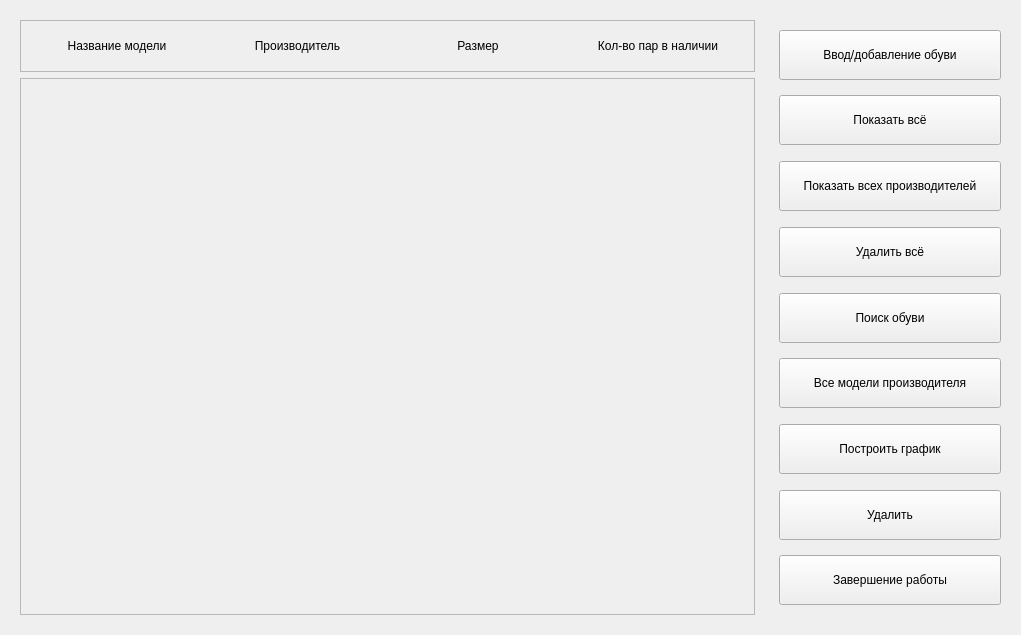
<?xml version="1.0" encoding="UTF-8"?>
<ui version="4.0">
 <class>Widget</class>
 <widget class="QWidget" name="Widget">
  <property name="geometry">
   <rect>
    <x>0</x>
    <y>0</y>
    <width>1021</width>
    <height>635</height>
   </rect>
  </property>
  <property name="windowTitle">
   <string>Widget</string>
  </property>
  <layout class="QHBoxLayout" name="horizontalLayout">
   <item>
    <widget class="QFrame" name="frame_6">
     <property name="frameShape">
      <enum>QFrame::NoFrame</enum>
     </property>
     <property name="frameShadow">
      <enum>QFrame::Raised</enum>
     </property>
     <layout class="QVBoxLayout" name="verticalLayout_3">
      <item>
       <widget class="QFrame" name="frame_7">
        <property name="frameShape">
         <enum>QFrame::StyledPanel</enum>
        </property>
        <property name="frameShadow">
         <enum>QFrame::Raised</enum>
        </property>
        <layout class="QVBoxLayout" name="verticalLayout">
         <item>
          <layout class="QHBoxLayout" name="horizontalLayout_8">
           <property name="spacing">
            <number>6</number>
           </property>
           <property name="sizeConstraint">
            <enum>QLayout::SetDefaultConstraint</enum>
           </property>
           <item>
            <widget class="QFrame" name="frame_2">
             <property name="maximumSize">
              <size>
               <width>16777215</width>
               <height>50</height>
              </size>
             </property>
             <property name="frameShape">
              <enum>QFrame::NoFrame</enum>
             </property>
             <property name="frameShadow">
              <enum>QFrame::Raised</enum>
             </property>
             <layout class="QHBoxLayout" name="horizontalLayout_4">
              <item>
               <widget class="QLabel" name="label">
                <property name="layoutDirection">
                 <enum>Qt::LeftToRight</enum>
                </property>
                <property name="text">
                 <string>Название модели</string>
                </property>
                <property name="alignment">
                 <set>Qt::AlignCenter</set>
                </property>
               </widget>
              </item>
             </layout>
            </widget>
           </item>
           <item>
            <widget class="QFrame" name="frame_4">
             <property name="maximumSize">
              <size>
               <width>16777215</width>
               <height>50</height>
              </size>
             </property>
             <property name="frameShape">
              <enum>QFrame::NoFrame</enum>
             </property>
             <property name="frameShadow">
              <enum>QFrame::Raised</enum>
             </property>
             <layout class="QHBoxLayout" name="horizontalLayout_6">
              <item>
               <widget class="QLabel" name="label_3">
                <property name="layoutDirection">
                 <enum>Qt::LeftToRight</enum>
                </property>
                <property name="text">
                 <string>Производитель</string>
                </property>
                <property name="alignment">
                 <set>Qt::AlignCenter</set>
                </property>
               </widget>
              </item>
             </layout>
            </widget>
           </item>
           <item>
            <widget class="QFrame" name="frame_3">
             <property name="maximumSize">
              <size>
               <width>16777215</width>
               <height>50</height>
              </size>
             </property>
             <property name="frameShape">
              <enum>QFrame::NoFrame</enum>
             </property>
             <property name="frameShadow">
              <enum>QFrame::Raised</enum>
             </property>
             <layout class="QHBoxLayout" name="horizontalLayout_5">
              <item>
               <widget class="QLabel" name="label_2">
                <property name="layoutDirection">
                 <enum>Qt::LeftToRight</enum>
                </property>
                <property name="text">
                 <string>Размер</string>
                </property>
                <property name="alignment">
                 <set>Qt::AlignCenter</set>
                </property>
               </widget>
              </item>
             </layout>
            </widget>
           </item>
           <item>
            <widget class="QFrame" name="frame_5">
             <property name="maximumSize">
              <size>
               <width>16777215</width>
               <height>50</height>
              </size>
             </property>
             <property name="frameShape">
              <enum>QFrame::NoFrame</enum>
             </property>
             <property name="frameShadow">
              <enum>QFrame::Raised</enum>
             </property>
             <layout class="QHBoxLayout" name="horizontalLayout_7">
              <item>
               <widget class="QLabel" name="label_5">
                <property name="layoutDirection">
                 <enum>Qt::LeftToRight</enum>
                </property>
                <property name="text">
                 <string>Кол-во пар в наличии</string>
                </property>
                <property name="alignment">
                 <set>Qt::AlignCenter</set>
                </property>
               </widget>
              </item>
             </layout>
            </widget>
           </item>
          </layout>
         </item>
        </layout>
       </widget>
      </item>
      <item>
       <widget class="QScrollArea" name="scrollArea">
        <property name="verticalScrollBarPolicy">
         <enum>Qt::ScrollBarAsNeeded</enum>
        </property>
        <property name="widgetResizable">
         <bool>true</bool>
        </property>
        <widget class="QWidget" name="scrollAreaWidgetContents_2">
         <property name="geometry">
          <rect>
           <x>0</x>
           <y>0</y>
           <width>737</width>
           <height>18</height>
          </rect>
         </property>
         <property name="sizePolicy">
          <sizepolicy hsizetype="Preferred" vsizetype="Maximum">
           <horstretch>0</horstretch>
           <verstretch>0</verstretch>
          </sizepolicy>
         </property>
         <layout class="QVBoxLayout" name="verticalLayout_4"/>
        </widget>
       </widget>
      </item>
     </layout>
    </widget>
   </item>
   <item>
    <widget class="QFrame" name="frame">
     <property name="minimumSize">
      <size>
       <width>240</width>
       <height>0</height>
      </size>
     </property>
     <property name="maximumSize">
      <size>
       <width>230</width>
       <height>16777215</height>
      </size>
     </property>
     <property name="frameShape">
      <enum>QFrame::NoFrame</enum>
     </property>
     <property name="frameShadow">
      <enum>QFrame::Raised</enum>
     </property>
     <layout class="QHBoxLayout" name="horizontalLayout_2">
      <item>
       <layout class="QVBoxLayout" name="verticalLayout_2">
        <property name="sizeConstraint">
         <enum>QLayout::SetDefaultConstraint</enum>
        </property>
        <item>
         <spacer name="verticalSpacer_2">
          <property name="orientation">
           <enum>Qt::Vertical</enum>
          </property>
          <property name="sizeHint" stdset="0">
           <size>
            <width>20</width>
            <height>40</height>
           </size>
          </property>
         </spacer>
        </item>
        <item>
         <widget class="QPushButton" name="pushButton">
          <property name="sizePolicy">
           <sizepolicy hsizetype="Expanding" vsizetype="Expanding">
            <horstretch>0</horstretch>
            <verstretch>0</verstretch>
           </sizepolicy>
          </property>
          <property name="minimumSize">
           <size>
            <width>200</width>
            <height>50</height>
           </size>
          </property>
          <property name="maximumSize">
           <size>
            <width>16777215</width>
            <height>50</height>
           </size>
          </property>
          <property name="cursor">
           <cursorShape>ArrowCursor</cursorShape>
          </property>
          <property name="text">
           <string>Ввод/добавление обуви</string>
          </property>
          <property name="autoDefault">
           <bool>true</bool>
          </property>
         </widget>
        </item>
        <item>
         <spacer name="verticalSpacer_4">
          <property name="orientation">
           <enum>Qt::Vertical</enum>
          </property>
          <property name="sizeHint" stdset="0">
           <size>
            <width>20</width>
            <height>40</height>
           </size>
          </property>
         </spacer>
        </item>
        <item>
         <widget class="QPushButton" name="pushButton_8">
          <property name="sizePolicy">
           <sizepolicy hsizetype="Minimum" vsizetype="Expanding">
            <horstretch>0</horstretch>
            <verstretch>0</verstretch>
           </sizepolicy>
          </property>
          <property name="minimumSize">
           <size>
            <width>200</width>
            <height>50</height>
           </size>
          </property>
          <property name="text">
           <string>Показать всё</string>
          </property>
          <property name="autoDefault">
           <bool>true</bool>
          </property>
         </widget>
        </item>
        <item>
         <spacer name="verticalSpacer_10">
          <property name="orientation">
           <enum>Qt::Vertical</enum>
          </property>
          <property name="sizeHint" stdset="0">
           <size>
            <width>20</width>
            <height>40</height>
           </size>
          </property>
         </spacer>
        </item>
        <item>
         <widget class="QPushButton" name="pushButton_4">
          <property name="sizePolicy">
           <sizepolicy hsizetype="Minimum" vsizetype="Expanding">
            <horstretch>0</horstretch>
            <verstretch>0</verstretch>
           </sizepolicy>
          </property>
          <property name="minimumSize">
           <size>
            <width>200</width>
            <height>50</height>
           </size>
          </property>
          <property name="maximumSize">
           <size>
            <width>16777215</width>
            <height>50</height>
           </size>
          </property>
          <property name="text">
           <string>Показать всех производителей</string>
          </property>
          <property name="autoDefault">
           <bool>true</bool>
          </property>
         </widget>
        </item>
        <item>
         <spacer name="verticalSpacer_5">
          <property name="orientation">
           <enum>Qt::Vertical</enum>
          </property>
          <property name="sizeHint" stdset="0">
           <size>
            <width>20</width>
            <height>40</height>
           </size>
          </property>
         </spacer>
        </item>
        <item>
         <widget class="QPushButton" name="pushButton_5">
          <property name="sizePolicy">
           <sizepolicy hsizetype="Minimum" vsizetype="Expanding">
            <horstretch>0</horstretch>
            <verstretch>0</verstretch>
           </sizepolicy>
          </property>
          <property name="minimumSize">
           <size>
            <width>200</width>
            <height>50</height>
           </size>
          </property>
          <property name="maximumSize">
           <size>
            <width>16777215</width>
            <height>50</height>
           </size>
          </property>
          <property name="text">
           <string>Удалить всё</string>
          </property>
          <property name="autoDefault">
           <bool>true</bool>
          </property>
         </widget>
        </item>
        <item>
         <spacer name="verticalSpacer_7">
          <property name="orientation">
           <enum>Qt::Vertical</enum>
          </property>
          <property name="sizeHint" stdset="0">
           <size>
            <width>20</width>
            <height>40</height>
           </size>
          </property>
         </spacer>
        </item>
        <item>
         <widget class="QPushButton" name="pushButton_2">
          <property name="sizePolicy">
           <sizepolicy hsizetype="Minimum" vsizetype="Expanding">
            <horstretch>0</horstretch>
            <verstretch>0</verstretch>
           </sizepolicy>
          </property>
          <property name="minimumSize">
           <size>
            <width>200</width>
            <height>50</height>
           </size>
          </property>
          <property name="maximumSize">
           <size>
            <width>16777215</width>
            <height>50</height>
           </size>
          </property>
          <property name="text">
           <string>Поиск обуви</string>
          </property>
          <property name="autoDefault">
           <bool>true</bool>
          </property>
         </widget>
        </item>
        <item>
         <spacer name="verticalSpacer_9">
          <property name="orientation">
           <enum>Qt::Vertical</enum>
          </property>
          <property name="sizeHint" stdset="0">
           <size>
            <width>20</width>
            <height>40</height>
           </size>
          </property>
         </spacer>
        </item>
        <item>
         <widget class="QPushButton" name="pushButton_7">
          <property name="sizePolicy">
           <sizepolicy hsizetype="Minimum" vsizetype="Expanding">
            <horstretch>0</horstretch>
            <verstretch>0</verstretch>
           </sizepolicy>
          </property>
          <property name="minimumSize">
           <size>
            <width>200</width>
            <height>50</height>
           </size>
          </property>
          <property name="text">
           <string>Все модели производителя</string>
          </property>
          <property name="autoDefault">
           <bool>true</bool>
          </property>
         </widget>
        </item>
        <item>
         <spacer name="verticalSpacer_3">
          <property name="orientation">
           <enum>Qt::Vertical</enum>
          </property>
          <property name="sizeHint" stdset="0">
           <size>
            <width>20</width>
            <height>40</height>
           </size>
          </property>
         </spacer>
        </item>
        <item>
         <widget class="QPushButton" name="pushButton_6">
          <property name="sizePolicy">
           <sizepolicy hsizetype="Minimum" vsizetype="Expanding">
            <horstretch>0</horstretch>
            <verstretch>0</verstretch>
           </sizepolicy>
          </property>
          <property name="minimumSize">
           <size>
            <width>200</width>
            <height>50</height>
           </size>
          </property>
          <property name="text">
           <string>Построить график</string>
          </property>
          <property name="autoDefault">
           <bool>true</bool>
          </property>
         </widget>
        </item>
        <item>
         <spacer name="verticalSpacer_8">
          <property name="orientation">
           <enum>Qt::Vertical</enum>
          </property>
          <property name="sizeHint" stdset="0">
           <size>
            <width>20</width>
            <height>40</height>
           </size>
          </property>
         </spacer>
        </item>
        <item>
         <widget class="QPushButton" name="deleteButton">
          <property name="sizePolicy">
           <sizepolicy hsizetype="Minimum" vsizetype="Expanding">
            <horstretch>0</horstretch>
            <verstretch>0</verstretch>
           </sizepolicy>
          </property>
          <property name="minimumSize">
           <size>
            <width>200</width>
            <height>50</height>
           </size>
          </property>
          <property name="maximumSize">
           <size>
            <width>16777215</width>
            <height>50</height>
           </size>
          </property>
          <property name="text">
           <string>Удалить</string>
          </property>
          <property name="autoDefault">
           <bool>true</bool>
          </property>
         </widget>
        </item>
        <item>
         <spacer name="verticalSpacer_6">
          <property name="orientation">
           <enum>Qt::Vertical</enum>
          </property>
          <property name="sizeHint" stdset="0">
           <size>
            <width>20</width>
            <height>40</height>
           </size>
          </property>
         </spacer>
        </item>
        <item>
         <widget class="QPushButton" name="pushButton_3">
          <property name="sizePolicy">
           <sizepolicy hsizetype="Expanding" vsizetype="Expanding">
            <horstretch>0</horstretch>
            <verstretch>0</verstretch>
           </sizepolicy>
          </property>
          <property name="minimumSize">
           <size>
            <width>200</width>
            <height>50</height>
           </size>
          </property>
          <property name="maximumSize">
           <size>
            <width>16777215</width>
            <height>50</height>
           </size>
          </property>
          <property name="text">
           <string>Завершение работы</string>
          </property>
          <property name="autoDefault">
           <bool>true</bool>
          </property>
         </widget>
        </item>
        <item>
         <spacer name="verticalSpacer">
          <property name="orientation">
           <enum>Qt::Vertical</enum>
          </property>
          <property name="sizeHint" stdset="0">
           <size>
            <width>20</width>
            <height>40</height>
           </size>
          </property>
         </spacer>
        </item>
       </layout>
      </item>
     </layout>
    </widget>
   </item>
  </layout>
 </widget>
 <resources/>
 <connections>
  <connection>
   <sender>pushButton_3</sender>
   <signal>clicked()</signal>
   <receiver>Widget</receiver>
   <slot>close()</slot>
   <hints>
    <hint type="sourcelabel">
     <x>901</x>
     <y>588</y>
    </hint>
    <hint type="destinationlabel">
     <x>805</x>
     <y>712</y>
    </hint>
   </hints>
  </connection>
 </connections>
</ui>
